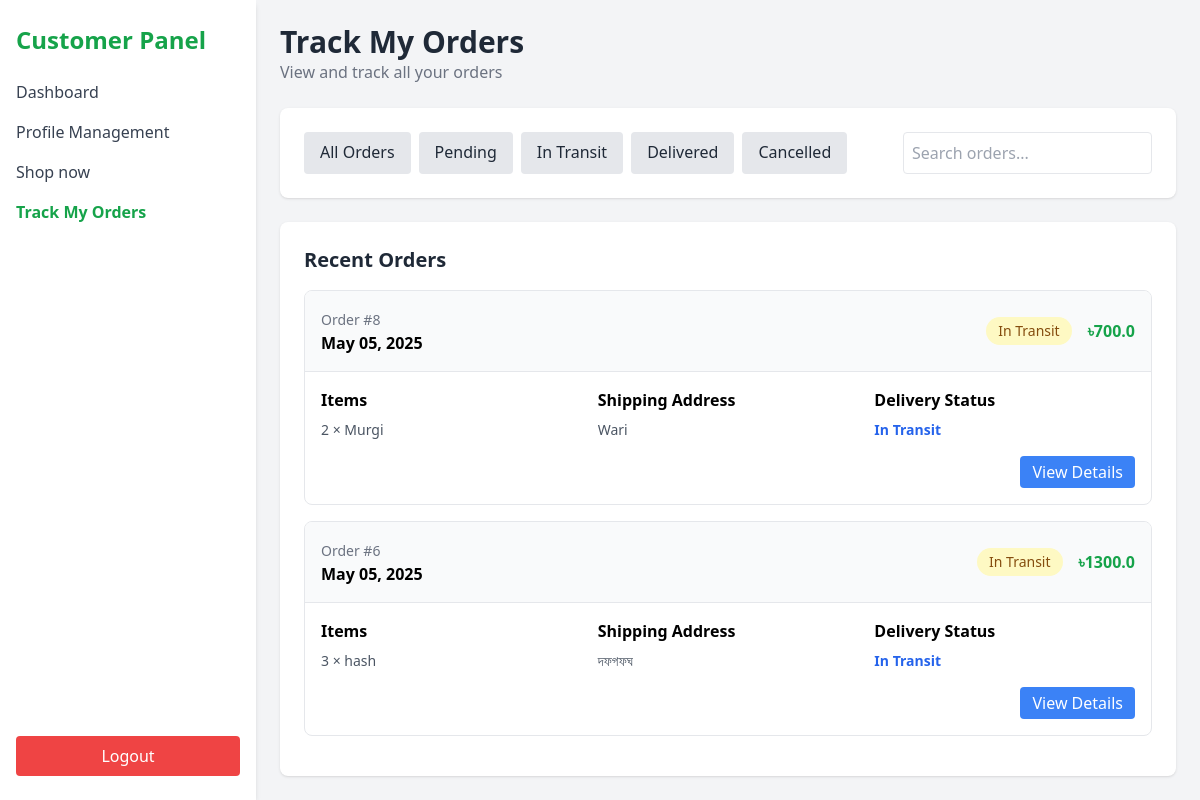
Before: /track-orders (signed in) with the older database file.
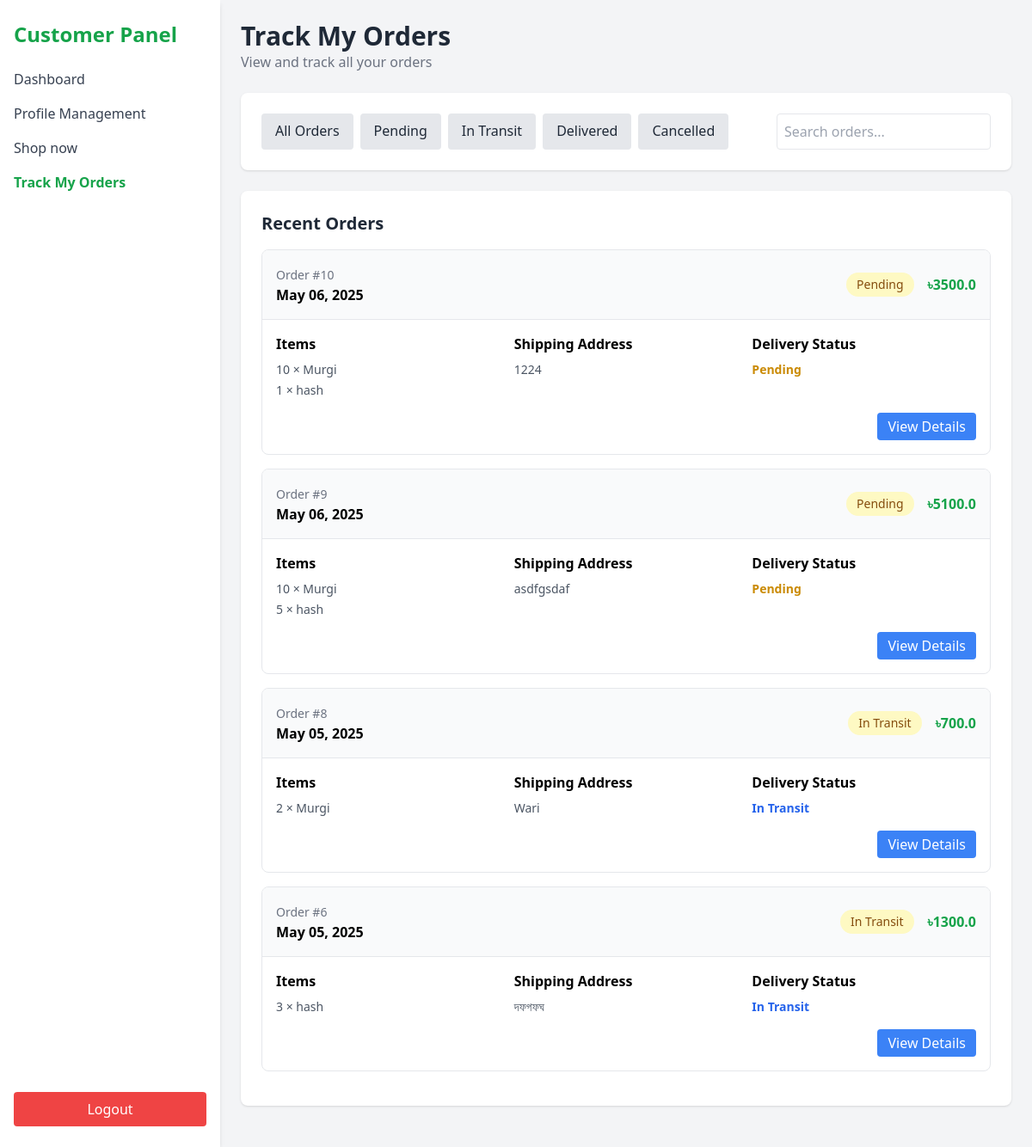
After: the same page with the newer database file.
### models.py (models this page shows, shortened)
class Order(db.Model):
    id = db.Column(db.Integer, primary_key=True)
    customer_id = db.Column(db.Integer, db.ForeignKey('user.id'))
    delivery_man_id = db.Column(db.Integer, db.ForeignKey('user.id'))
    status = db.Column(db.String(20), default='Pending')  # Pending, In Transit, Delivered, Cancelled
    total_amount = db.Column(db.Float)
    shipping_address = db.Column(db.Text)
    order_date = db.Column(db.DateTime, default=datetime.utcnow)
    delivery_date = db.Column(db.DateTime)
    priority = db.Column(db.Enum(PriorityLevel), default=PriorityLevel.medium)
    customer = db.relationship('User', foreign_keys=[customer_id], backref='customer_orders')
    delivery_man = db.relationship('User', foreign_keys=[delivery_man_id], backref='delivery_orders')

class OrderItem(db.Model):
    id = db.Column(db.Integer, primary_key=True)
    order_id = db.Column(db.Integer, db.ForeignKey('order.id'))
    product_id = db.Column(db.Integer, db.ForeignKey('product.id'))
    quantity = db.Column(db.Integer, default=1)
    price = db.Column(db.Float)
    order = db.relationship('Order', backref='items')
    product = db.relationship('Product')

class Product(db.Model):
    id = db.Column(db.Integer, primary_key=True)
    name = db.Column(db.String(100), nullable=False)
    category = db.Column(db.String(100), nullable=False)
    quantity = db.Column(db.Integer, nullable=False)
    unit_price = db.Column(db.Float, nullable=False)
    product_description = db.Column(db.String(200), nullable=True)
    image = db.Column(db.String(100), nullable=True)  # Add this line for the image
    added_by = db.Column(db.Integer, db.ForeignKey('user.id'), nullable=False)

### app.py (the view)
@app.route('/track-orders')
def track_customer_orders():
    user_id = session.get('user_id')
    user = db.session.get(User, user_id)
    if not user or user.role != 'customer':
        return redirect(url_for('login'))
    status_filter = request.args.get('status')
    if status_filter and status_filter != 'All':
        orders = Order.query.filter_by(customer_id=user_id, status=status_filter).order_by(Order.order_date.desc()).all()
    else:
        orders = Order.query.filter_by(customer_id=user_id).order_by(Order.order_date.desc()).all()
    return render_template('track_orders.html', user=user, orders=orders)

### templates/track_orders.html (shortened to what the changed rows need)
<!DOCTYPE html>
<html lang="en">
<head>
  <script src="https://cdn.tailwindcss.com"></script>
</head>
<body class="bg-gray-100 min-h-screen">
  <div class="flex h-screen">
    <aside class="w-64 bg-white shadow-md px-4 py-6 flex flex-col h-full">
      <h1 class="text-2xl font-bold text-green-600 mb-6">Customer Panel</h1>
    </aside>
    <main class="flex-1 p-6 overflow-y-auto">
      <header class="mb-6">
        <h2 class="text-3xl font-semibold text-gray-800">Track My Orders</h2>
      </header>
      <section class="bg-white p-6 rounded-lg shadow mb-6">
        {% if orders %}
          {% for order in orders %}
          <div class="border rounded-lg mb-4 overflow-hidden">
            <div class="bg-gray-50 p-4 border-b flex justify-between items-center">
              <div>
                <span class="text-sm text-gray-500">Order #{{ order.id }}</span>
                <p class="font-semibold">{{ order.order_date.strftime('%B %d, %Y') }}</p>
              </div>
              <div class="flex items-center gap-4">
                <span class="bg-yellow-100 text-yellow-800 px-3 py-1 rounded-full text-sm">{{ order.status }}</span>
                <span class="font-bold text-green-600">৳{{ order.total_amount }}</span>
              </div>
            </div>
            <div class="p-4">
              <div class="flex flex-col md:flex-row gap-4 items-start">
                <div class="flex-1">
                  <h4 class="font-semibold mb-2">Items</h4>
                  <ul class="text-sm text-gray-600 space-y-1">
                    {% for item in order.items %}
                    <li>{{ item.quantity }} × {{ item.product.name }}</li>
                    {% endfor %}
                  </ul>
                </div>
                <div class="flex-1">
                  <h4 class="font-semibold mb-2">Shipping Address</h4>
                  <p class="text-sm text-gray-600">{{ order.shipping_address }}</p>
                </div>
                <div class="flex-1">
                  <h4 class="font-semibold mb-2">Delivery Status</h4>
                  <p class="text-sm font-semibold {% if order.status == 'Delivered' %}text-green-600{% elif order.status == 'In Transit' %}text-blue-600{% elif order.status == 'Cancelled' %}text-red-600{% else %}text-yellow-600{% endif %}">
                    {{ order.status }}
                  </p>
                </div>
              </div>
              <div class="mt-4 flex justify-end gap-2">
                <a href="{{ url_for('view_order_details', order_id=order.id) }}" class="bg-blue-500 text-white px-3 py-1 rounded hover:bg-blue-600">View Details</a>
              </div>
            </div>
          </div>
          {% endfor %}
        {% endif %}
      </section>
    </main>
  </div>
</body>
</html>

Changed rows visible on the page:
added Order: id "10", order_date "May 06, 2025", status "Pending", total_amount "3500.0", shipping_address "1224"
added OrderItem: quantity "10", product.name "Murgi"
added OrderItem: quantity "1", product.name "hash", shown under "10"
added Order: id "9", order_date "May 06, 2025", status "Pending", total_amount "5100.0", shipping_address "asdfgsdaf"
added OrderItem: quantity "10", product.name "Murgi", shown under "9"
added OrderItem: quantity "5", product.name "hash", shown under "9"
